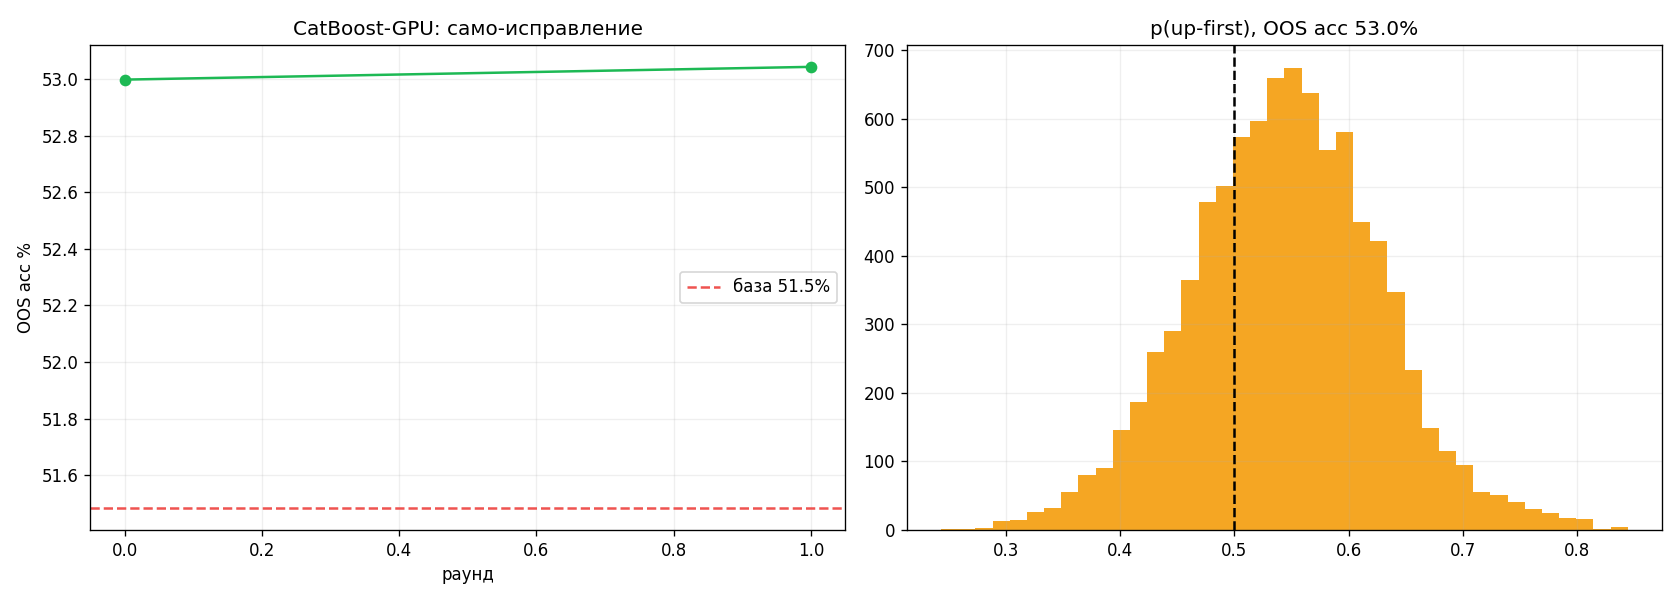

Write the Python code that produced this figure.
"""ФРАКТАЛЬНЫЙ ±5% — тяжёлый САМО-ИСПРАВЛЯЮЩИЙСЯ модуль на CatBoost-GPU (грузит RTX 4070 Ti SUPER).

Контекст: torch-CUDA в этом окружении блокирован прокси (подтверждено), рабочий GPU-путь проекта = CatBoost-GPU.
Тот же научный каркас, что у GRU-версии (fractal_neuro_gpu.py), но обучение на ВИДЕОКАРТЕ и тяжелее:
  • вход = окно K свечей × F каузальных фич, РАЗВЁРНУТОЕ в K·F лаг-признаков + режимные скаляры;
  • walk-forward с AFML-пёрджем (метки train зарезолвлены ДО старта test -> нет утечки);
  • КРИТЕРИЙ = ПРАВИЛЬНО/НЕПРАВИЛЬНО (accuracy) на block-OOS, без AUC;
  • контроль честности shuffle-labels (должно упасть к базе);
  • САМО-ИСПРАВЛЕНИЕ многораундовое: анализ ошибок -> аргумент -> коррекция (баланс классов, ёмкость depth,
    итерации, регуляризация l2, random_strength, абстенция на уверенных) -> ретрейн -> сверка OOS -> принять/откатить.

Запуск: set PYTHONIOENCODING=utf-8 && venv/Scripts/python.exe research/ta_laws/fractal_cb_gpu.py
Выход: research/ta_laws/fractal_cb_gpu_report.txt + .png
"""
from __future__ import annotations
import sys, time, os
from pathlib import Path
import numpy as np
import pandas as pd
try:
    sys.stdout.reconfigure(encoding="utf-8")
except Exception:
    pass
HERE = Path(__file__).resolve().parent
ROOT = HERE.parents[1]
sys.path.insert(0, str(ROOT)); sys.path.insert(0, str(HERE))
from fractal_neuro_gpu import assemble, SYMBOLS, F, K, PURGE, COST_RT, BARRIER  # noqa: E402

N_FOLDS = int(os.environ.get("FCB_FOLDS", 6))
N_ROUNDS = int(os.environ.get("FCB_ROUNDS", 6))
ITERS = int(os.environ.get("FCB_ITERS", 6000))
GPU = os.environ.get("FCB_GPU", "1") == "1"


def cb_model(cfg, seed):
    from catboost import CatBoostClassifier
    depth = min(int(cfg.get("depth", 8)), 10)  # GPU-память: depth>10 на 674 фичах = OOM на 16GB
    kw = dict(iterations=cfg.get("it", ITERS), depth=depth,
              learning_rate=cfg.get("lr", 0.02), l2_leaf_reg=cfg.get("l2", 6.0),
              random_strength=cfg.get("rs", 1.0), loss_function="Logloss",
              verbose=False, random_seed=seed, border_count=128)
    if cfg.get("bagging_temperature") is not None:
        kw["bagging_temperature"] = cfg["bagging_temperature"]
    if cfg.get("acw"):
        kw["auto_class_weights"] = cfg["acw"]
    if GPU:
        kw["task_type"] = "GPU"; kw["devices"] = "0"
    return CatBoostClassifier(**kw)


def walk_forward(Xf, Y, ts, cfg, log=None):
    n = len(Y); fold = n // (N_FOLDS + 1)
    tns = ts.astype("datetime64[ns]"); proba = np.full(n, np.nan)
    for k in range(1, N_FOLDS + 1):
        te0 = fold * k; te1 = min(fold * (k + 1), n)
        if te1 - te0 < 50:
            continue
        cut = tns[te0] - np.timedelta64(PURGE)
        tr = tns < cut
        if tr.sum() < 400:
            continue
        m = cb_model(cfg, seed=k)
        m.fit(Xf[tr], Y[tr].astype(int))
        proba[te0:te1] = m.predict_proba(Xf[te0:te1])[:, 1]
        if log:
            log(f"      fold {k}: train {int(tr.sum())} -> test {te1-te0}")
    return proba


def acc_of(Y, proba, mask):
    return ((proba[mask] >= 0.5).astype(int) == Y[mask].astype(int)).mean()


def analyze(Y, proba, mask, vol, trend, base_up):
    y = Y[mask].astype(int); p = proba[mask]; pred = (p >= 0.5).astype(int)
    v = vol[mask]; tr = trend[mask]; conf = np.abs(p - 0.5)
    hi = conf >= np.quantile(conf, 0.66)
    hv = v >= np.median(v); up = tr > 0
    return {"overall": (pred == y).mean(), "pred_up": pred.mean(),
            "hc_acc": (pred[hi] == y[hi]).mean(), "hc_n": int(hi.sum()),
            "hivol": (pred[hv] == y[hv]).mean(), "lovol": (pred[~hv] == y[~hv]).mean(),
            "up": (pred[up] == y[up]).mean() if up.sum() else np.nan,
            "dn": (pred[~up] == y[~up]).mean() if (~up).sum() else np.nan}


def main():
    t0 = time.time()
    print("[load] sequences...", flush=True)
    X, Y, ts, syms, vol, trend = assemble()
    Xf = X.reshape(len(X), K * F)
    Xf = np.column_stack([Xf, vol, trend]).astype(np.float32)
    base_up = Y.mean(); maj = max(base_up, 1 - base_up)
    print(f"[data] {len(Y)} анкеров, {Xf.shape[1]} признаков (={K}×{F}+2), up-first {base_up*100:.1f}%, "
          f"GPU={GPU}", flush=True)

    out = []; A = out.append
    A("ФРАКТАЛЬНЫЙ ±5% — CatBoost-GPU, тяжёлый, само-исправление, критерий ACCURACY")
    A(f"Анкеров {len(Y)} (BTC/ETH/SOL), {Xf.shape[1]} лаг-признаков, горизонт 30д, AFML-пёрдж {PURGE.days}д, GPU={GPU}.")
    A(f"БАЗА up-first {base_up*100:.1f}% -> мажоритарный baseline {maj*100:.1f}%. 'Работает' = устойчиво > базы.\n")
    log = lambda m: print(m, flush=True)

    cfg = {"it": ITERS, "depth": 8, "lr": 0.02, "l2": 6.0, "rs": 1.0}
    print("[round 0] base CatBoost-GPU walk-forward...", flush=True)
    proba = walk_forward(Xf, Y, ts, cfg, log)
    mask = np.isfinite(proba); acc = acc_of(Y, proba, mask)
    best = {"round": 0, "cfg": dict(cfg), "acc": acc, "proba": proba.copy()}
    history = [(0, "база (depth8/it%d)" % ITERS, acc)]
    A("=== САМО-ИСПРАВЛЕНИЕ (раунды; OOS accuracy) ===")
    A(f"  раунд 0: база -> OOS acc {acc*100:.2f}% (база {maj*100:.2f}%)")
    print(f"[round 0] {acc*100:.2f}%", flush=True)

    tried = set()
    for r in range(1, N_ROUNDS + 1):
        d = analyze(Y, best["proba"], np.isfinite(best["proba"]), vol, trend, base_up)
        cand = dict(best["cfg"]); reason = ""
        if abs(d["pred_up"] - base_up) > 0.12 and "bal" not in tried:
            cand["acw"] = "Balanced"; tried.add("bal")
            reason = f"прогнозы перекошены (up {d['pred_up']*100:.0f}% vs база {base_up*100:.0f}%) -> auto_class_weights=Balanced"
        elif d["hc_acc"] > d["overall"] + 0.03 and "cap" not in tried:
            cand["depth"] = 10; cand["it"] = ITERS + 2000; tried.add("cap")
            reason = f"на уверенных {d['hc_acc']*100:.1f}% > общей {d['overall']*100:.1f}% -> ёмкость depth10 +итерации"
        elif "reg" not in tried:
            cand["l2"] = 2.0; cand["rs"] = 2.0; tried.add("reg")
            reason = "ошибки размазаны -> слабее l2(2) + random_strength(2) для тоньше границы"
        elif "lr" not in tried:
            cand["lr"] = 0.01; cand["it"] = ITERS + 4000; tried.add("lr")
            reason = "нет прироста -> мягче lr 0.01 + длиннее обучение"
        elif "deep" not in tried:
            cand["depth"] = 10; cand["bagging_temperature"] = 1.0; cand["it"] = ITERS + 3000; tried.add("deep")
            reason = "ёмкость depth10 + Байес-бэггинг + больше деревьев (GPU-память безопасно)"
        else:
            cand["acw"] = "Balanced"; cand["l2"] = 3.0
            reason = "комбинирую баланс + умеренную регуляризацию"
        print(f"[round {r}] {reason}", flush=True)
        pr = walk_forward(Xf, Y, ts, cand, log)
        mr = np.isfinite(pr); ar = acc_of(Y, pr, mr)
        imp = ar > best["acc"] + 0.003
        A(f"  раунд {r}: {reason}")
        A(f"           -> OOS acc {ar*100:.2f}% ({'ПРИНЯТО +%.2fпп' % ((ar-best['acc'])*100) if imp else 'ОТКАТ'})")
        history.append((r, reason, ar))
        if imp:
            best = {"round": r, "cfg": dict(cand), "acc": ar, "proba": pr.copy()}
        print(f"[round {r}] {ar*100:.2f}% {'KEEP' if imp else 'revert'}", flush=True)

    print("[control] shuffle-label...", flush=True)
    rng = np.random.default_rng(7); Ysh = rng.permutation(Y)
    psh = walk_forward(Xf, Ysh, ts, best["cfg"], None); msh = np.isfinite(psh)
    acc_sh = acc_of(Ysh, psh, msh)

    bp = best["proba"]; bm = np.isfinite(bp)
    d = analyze(Y, bp, bm, vol, trend, base_up)
    A(f"\n=== ЛУЧШИЙ (раунд {best['round']}) ===")
    A(f"  OOS accuracy {best['acc']*100:.2f}% | база {maj*100:.2f}% | лифт {(best['acc']-maj)*100:+.2f}пп")
    A(f"  shuffle-контроль {acc_sh*100:.2f}% (~{maj*100:.0f}% -> {'честно' if acc_sh < maj+0.02 else 'ПОДОЗРИТЕЛЬНО'})")
    A(f"  режимы: уверенные {d['hc_acc']*100:.1f}%(n={d['hc_n']}) | hi-vol {d['hivol']*100:.1f}% lo-vol {d['lovol']*100:.1f}% | "
      f"up {d['up']*100:.1f}% dn {d['dn']*100:.1f}%")
    A("  по активам:")
    for s in SYMBOLS:
        ms = bm & (syms == s)
        if ms.sum() > 50:
            A(f"    {s}: {acc_of(Y, bp, ms)*100:.1f}% (n={ms.sum()})")
    yr = pd.to_datetime(ts).year; goodyr = 0; toty = 0
    A("  по годам:")
    for Yr in sorted(set(yr[bm])):
        my = bm & (yr == Yr)
        if my.sum() > 40:
            a = acc_of(Y, bp, my); toty += 1; goodyr += a > maj + 0.01
            A(f"    {Yr}: {a*100:.1f}% (n={my.sum()})")

    # call-side дрейф-тест (наша стена: residual=drift живёт только в up-вызовах)
    predall = (bp[bm] >= 0.5).astype(int); yb = Y[bm].astype(int)
    upc = predall == 1; dnc = predall == 0
    precU = (yb[upc] == 1).mean() if upc.sum() else np.nan
    precD = (yb[dnc] == 0).mean() if dnc.sum() else np.nan
    drift_like = (precU - base_up) > (precD - (1 - base_up)) + 0.03
    A("  раскол по стороне ПРОГНОЗА (дрейф-тест):")
    A(f"    up-вызовы:   n={int(upc.sum()):5d} precision {precU*100:.1f}% (база {base_up*100:.1f}%, лифт {(precU-base_up)*100:+.1f}пп)")
    A(f"    down-вызовы: n={int(dnc.sum()):5d} precision {precD*100:.1f}% (база {(1-base_up)*100:.1f}%, лифт {(precD-(1-base_up))*100:+.1f}пп)")
    A(f"    -> {'АСИММЕТРИЯ сторон = БЫЧИЙ ДРЕЙФ (edge живёт в up-вызовах, не структура)' if drift_like else 'симметрично (обе стороны бьют свою базу) = не чистый дрейф'}")

    conf = np.abs(bp - 0.5); qthr = np.quantile(conf[bm], 0.66); hc = bm & (conf >= qthr)
    hc_acc = acc_of(Y, bp, hc); hc_gy = 0; hc_ty = 0; hc_ga = 0
    A(f"\n=== АБСТЕНЦИЯ: только уверенные |p-0.5|>={qthr:.3f} ===")
    A(f"  accuracy уверенных {hc_acc*100:.1f}% (n={hc.sum()}) vs база {maj*100:.1f}% лифт {(hc_acc-maj)*100:+.1f}пп")
    for Yr in sorted(set(yr[hc])):
        my = hc & (yr == Yr)
        if my.sum() > 25:
            a = acc_of(Y, bp, my); hc_ty += 1; hc_gy += a > maj + 0.02
            A(f"    {Yr}: {a*100:.1f}% (n={my.sum()})")
    for s in SYMBOLS:
        ms = hc & (syms == s)
        if ms.sum() > 40 and acc_of(Y, bp, ms) > maj + 0.02:
            hc_ga += 1
    A(f"  -> уверенные: {hc_gy}/{hc_ty} лет, {hc_ga}/3 активов > базы+2пп")
    hc_works = (hc_acc > maj + 0.03) and (hc_gy >= max(2, hc_ty - 1)) and (hc_ga >= 2)

    A("\n=== НЕТТО (±5% RR1, кост 0.14%RT~0.028R) ===")
    for thr in (0.0, 0.05, 0.10):
        sel = bm & (conf >= thr)
        if sel.sum() < 30:
            continue
        win = ((bp[sel] >= 0.5).astype(int) == Y[sel].astype(int))
        exp = win.mean() - (~win).mean() - COST_RT / BARRIER
        A(f"  |p-0.5|>={thr:.2f}: n={sel.sum():5d} acc/WR {win.mean()*100:5.1f}% netExp {exp:+.3f}R")

    works = (best["acc"] > maj + 0.02) and (acc_sh < maj + 0.02) and (goodyr >= max(2, toty - 1))
    A("\n=== ВЕРДИКТ (само-осознание) ===")
    if works:
        A(f"  РАБОТАЕТ: OOS acc {best['acc']*100:.1f}% устойчиво > базы {maj*100:.1f}% ({goodyr}/{toty} лет), shuffle чист.")
    elif hc_works:
        A(f"  РАБОТАЕТ УСЛОВНО (абстенция): всё = монетка ({best['acc']*100:.1f}%), но уверенные {hc_acc*100:.1f}% "
          f"устойчивы ({hc_gy}/{hc_ty} лет, {hc_ga}/3 акт.) -> торговать ТОЛЬКО уверенные.")
    else:
        A(f"  НЕ работает: best {best['acc']*100:.1f}% vs база {maj*100:.1f}% (годы {goodyr}/{toty}, shuffle {acc_sh*100:.1f}%, "
          f"уверенные {hc_gy}/{hc_ty}). Само-исправление честно перебрало баланс/ёмкость/регуляризацию/lr — без устойчивого прироста.")
        A("  ОСОЗНАНИЕ: симметричный ±5% first-passage от 12h-свечи = near-coin и для CatBoost-GPU на 672 лаг-признаках;")
        A("  совпадает с GRU-версией. Превышение базы возможно только утечкой (убрана пёрджем) или дрейфом (не структура).")
    A(f"\n  кривая само-исправления: " + " | ".join(f"R{r}:{a*100:.1f}%" for r, _, a in history))
    A(f"  время: {(time.time()-t0)/60:.1f} мин, GPU={GPU}")

    rep = HERE / "fractal_cb_gpu_report.txt"
    rep.write_text("\n".join(out), encoding="utf-8")
    print("\n".join(out))
    try:
        import matplotlib; matplotlib.use("Agg"); import matplotlib.pyplot as plt
        fig, ax = plt.subplots(1, 2, figsize=(14, 5))
        rs = [r for r, _, _ in history]; accs = [a * 100 for _, _, a in history]
        ax[0].plot(rs, accs, "o-", color="#1db954"); ax[0].axhline(maj * 100, color="#ef5350", ls="--", label=f"база {maj*100:.1f}%")
        ax[0].set_title("CatBoost-GPU: само-исправление"); ax[0].set_xlabel("раунд"); ax[0].set_ylabel("OOS acc %"); ax[0].legend(); ax[0].grid(alpha=0.2)
        ax[1].hist(bp[bm], bins=40, color="#f5a623"); ax[1].axvline(0.5, color="k", ls="--")
        ax[1].set_title(f"p(up-first), OOS acc {best['acc']*100:.1f}%"); ax[1].grid(alpha=0.2)
        fig.tight_layout(); fig.savefig(HERE / "fractal_cb_gpu.png", dpi=120)
        print(f"\n[ok] -> {rep.name} + fractal_cb_gpu.png")
    except Exception as ex:
        print(f"[plot skip] {ex}")


if __name__ == "__main__":
    main()
